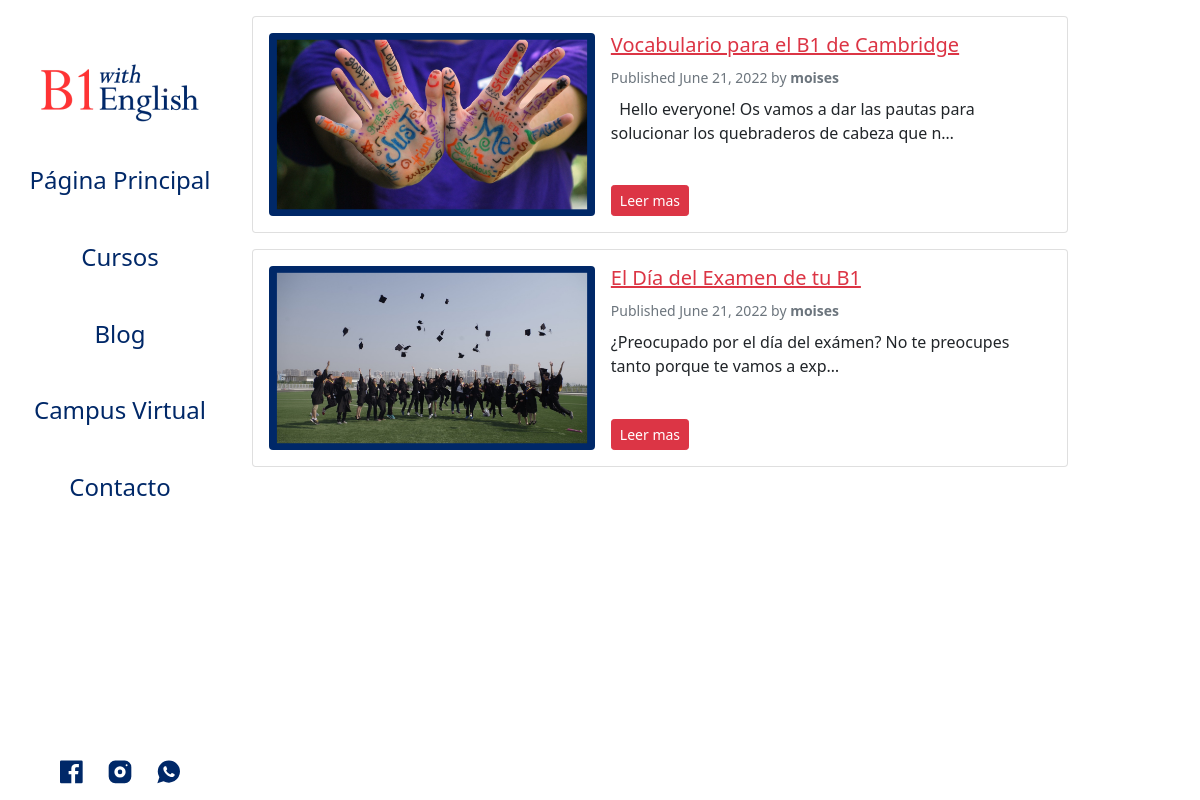
Screenshot of /blog/ with the database file from the repository.
### Base/models.py (models this page shows, shortened)
class Post(models.Model):
    STATUS_CHOICES = (
    ('draft', 'Draft'),
    ('published', 'Published'),
    )
    title = models.CharField(max_length=250)
    slug = models.SlugField(max_length=250, unique_for_date='publish')
    author = models.ForeignKey(User,on_delete=models.CASCADE,related_name='Base_posts')
    body=RichTextUploadingField()
    image = models.ImageField(upload_to='featured_image/%Y/%m/%d/')
    publish = models.DateTimeField(default=timezone.now)
    created = models.DateTimeField(auto_now_add=True)
    updated = models.DateTimeField(auto_now=True)
    status = models.CharField(max_length=10,choices=STATUS_CHOICES,default='draft')
    class Meta:
        ordering = ('-publish',)
    objects = models.Manager() # The default manager.
    published = PublishedManager() # Our custom manager.
    def get_absolute_url(self):
        return reverse('Base:post_detail',args=[self.slug])

### Base/views.py (the view)
# urls.py: path('blog/',views.post_list,name="post_list"),
def post_list(request):
    posts = Post.published.all()
    paginator = Paginator(posts, 10) # 10 posts in each page
    page = request.GET.get('page')
    try:
        posts = paginator.page(page)
    except PageNotAnInteger:
        posts = paginator.page(1)
    except EmptyPage:
        posts = paginator.page(paginator.num_pages)
    return render(request,'post_list.html',{'posts':posts, page:'pages'})

### Base/models.py (called while the page is built)
    def get_queryset(self):
        return super(PublishedManager,self).get_queryset().filter(status='published')

### templates/post_list.html (shortened to what this page needs)
{% extends 'main.html' %}
{% block content %}
    {% for post in posts %}
    <head>
        <link href="https://cdn.jsdelivr.net/npm/bootstrap@5.0.0-beta3/dist/css/bootstrap.min.css" rel="stylesheet">
    </head>
    <main class="container my-3">
    <div class="card mb-3">
        <div class="card-body">
            <div class="row g-0">
                <div class="col-md-5">
                    <div class="ratio ratio-16x9">
                        <img src="{{ post.image.url }}" class="rounded featured-image-list" alt="{{post.title}}">
                    </div>
                </div>
                <div class="col-md-7 ps-md-3 pt-3 pt-md-0 d-flex flex-column">
                        <h2 class="card-title h5">
                                <a href="{{ post.get_absolute_url }}" class="link-danger">
                                {{ post.title }}
                                </a>
                        </h2>
                        <div class="text-muted">
                            <small>
                                Published {{ post.publish.date }} by <strong>{{ post.author }}</strong>
                            </small>
                        </div>
                        <p class="card-text mb-auto py-2">{{ post.body|safe|striptags|truncatechars:100 }}</p>
                        <div>
                            <a href="{{ post.get_absolute_url }}" class="btn btn-danger btn-sm">Leer mas</a>
                        </div>
                </div>
            </div>
        </div>
    </div>
    </main>
    {% endfor %}
{% endblock content %}

### templates/main.html (shortened to what this page needs)
{% load static %}
<!DOCTYPE html>
<html>
<head>
</head>
<body>
    {% include 'sidenavbar.html' %}
    {% block content  %}
    {% endblock %}
</body>
</html>

### templates/sidenavbar.html (shortened to what this page needs)
{% load static %}
<!DOCTYPE html>
<html>
<head>
<link rel="stylesheet" href="https://cdnjs.cloudflare.com/ajax/libs/font-awesome/4.7.0/css/font-awesome.min.css">
</head>
<body>
<div class="sidenav">
  <img src="{% static 'images/Rectangle1.png'%}" alt="hola" align="middle">
  <a href="http://www.b1withenglish.com">Página Principal</a>
  <a href="http://www.b1withenglish.com/cursos/">Cursos</a>
  <a href="http://www.b1withenglish.com/blog/">Blog</a>
  <a href="https://b1withenglish.englishexamslab.com/en/members/login/">Campus Virtual</a>
  <a href="http://www.b1withenglish.com/contacto/">Contacto</a>
</div>
<div class="redes">
</div>
</body>
</html>

### templates/sidenavbar.html (style rules this page uses)
body { font-family: "Lato", sans-serif; }
.sidenav { height: auto; width: 20%; position: fixed; z-index: 1; top: 0; left: 0; background-color: #ffffffff; overflow-x: hidden; padding-top: 5%; text-align: center; }
.sidenav a { padding: 15% 0% 2% 0%; text-decoration: none; font-size: 150%; color: #002868; display: block; }
.redes { height: auto; width: 20%; position: fixed; z-index: 2; bottom: 1%; left: 0; background-color: #ffffffff; overflow-x: hidden; padding-top: 2%; text-align: center; }

### templates/post_list.html (style rules this page uses)
.container { max-width: 70%; width: 100%; margin-left: 20%; }

### rows the page displays
Post: image (picture), title "Vocabulario para el B1 de Cambridge", publish "June 21, 2022", author "moises", body "Hello everyone! Os vamos a dar las pautas para solucionar los quebraderos de cabeza que n…"
Post: image (picture), title "El Día del Examen de tu B1", publish "June 21, 2022", author "moises", body "¿Preocupado por el día del exámen? No te preocupes tanto porque te vamos a exp…"
